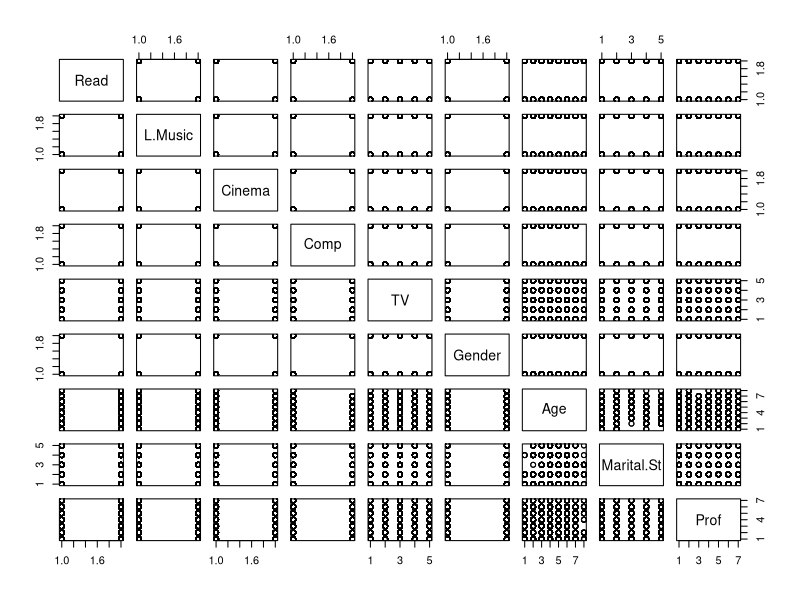
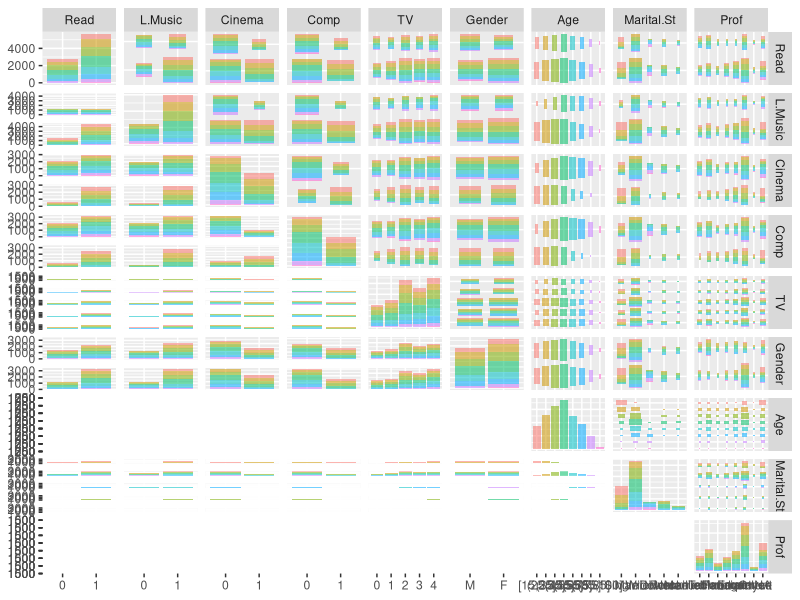
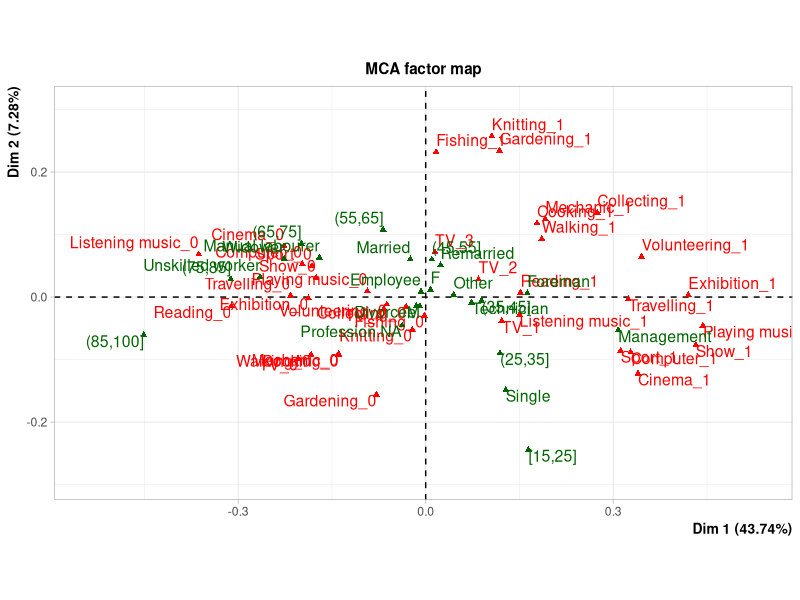
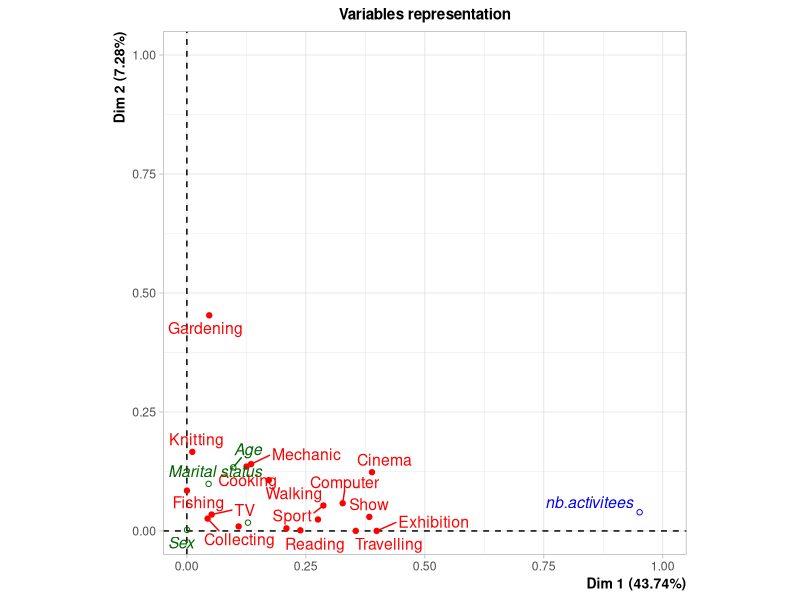
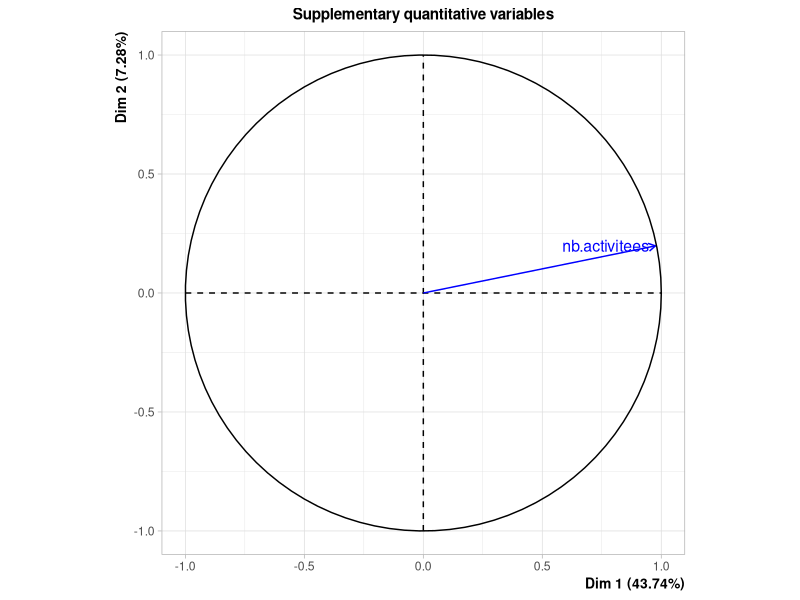
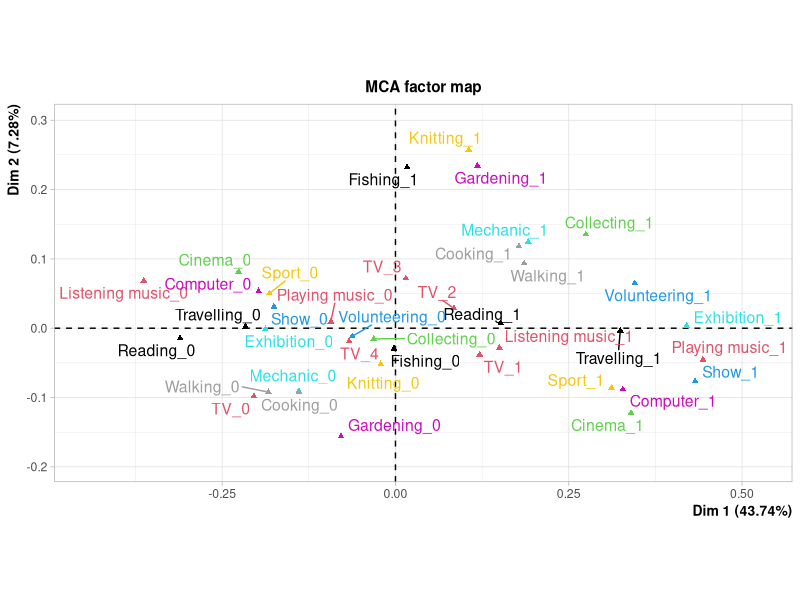
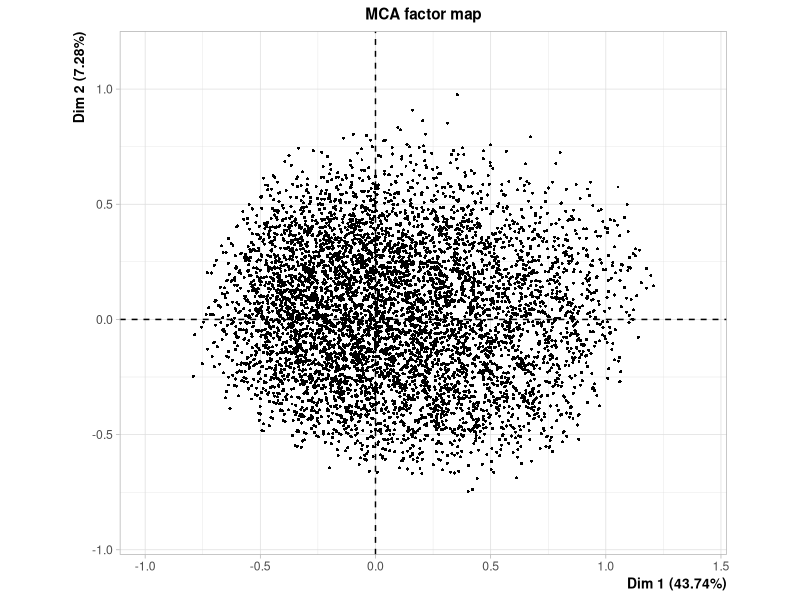
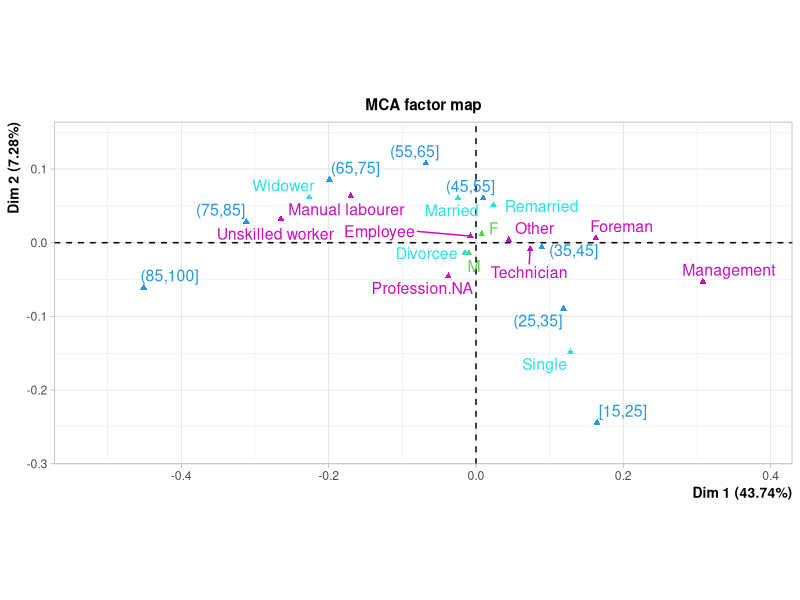

Write R code to recreate these figures, in order.
#Elsa Isabel de Oliveira Marques
#IODS-Final project 
#10/12/2017
#elsa.marques@helsinki.fi

#Define the working directory
setwd("~/Documents/GitHub/IODS-final/data")

#Load data set Da
library(FactoMineR)
data("hobbies")

#Explore the data by exploring summary, dimension and head of the data 
library(dplyr)
summary(hobbies)

dim(hobbies)

head(hobbies)
  
#You can see that some of the variables names are long

#Rename the variables in order to facilitate the analysis of the data
hobbies_ <- hobbies
colnames(hobbies_) <- c("Read", "L.Music", "Cinema", "Show", "Exhib" , "Comp", "Sport", "Walk" , "Travel", "Play.M", "Collect", "Volunteer", "Mech", "Garden", "Knitt", "Cook", "Fish", "TV", "Gender","Age", "Marital.St", "Prof", "N.Act")


#all variables but the nb.activities are presented as factors
#in order to perform the MCA analysis all variables need to be factors 
#nb.activities is transformed to factors 
hobbies_[, "N.Act"] = as.factor(hobbies_[,"N.Act"])
hobbies_
head(hobbies_)

# Make subsets of data according to the type of data

# Define the variable Generic_Hobbies that will include c("Read", "L.Music", "Cinema", "Comp", "TV", "Gender","Age", "Marital.St", "Prof", "N.Act")
Generic_Hobbies <- select(hobbies_, c("Read", "L.Music", "Cinema", "Comp", "TV", "Gender","Age", "Marital.St", "Prof"))

# Define the variable Artistic_Hobbies that will include c("Show", "Exhib", "Play.M", "Collect", "Gender","Age", "Marital.St", "Prof", "N.Act")
Artistic_Hobbies <- select(hobbies_, c("Show", "Exhib", "Play.M", "Collect"))

# Define the variable Sport_Hobbies that will include c("Sport", "Walk" , "Travel", "Fish", "Gender","Age", "Marital.St", "Prof", "N.Act")
Sport_Hobbies <- select(hobbies_, c("Sport", "Walk" , "Travel", "Fish"))

# Define the variable Handcraft_Hobbies that will include c("Mech", "Garden", "Knitt", "Cook")
Handcraft_Hobbies <- select(hobbies_, c("Mech", "Garden", "Knitt", "Cook"))

# Define the variable Charity_Hobbies that will include c("Volunteer")
Charity_Hobbies <- select(hobbies_, c("Volunteer"))

#This new categories include 18 out of the 23 variables;
#Variables like "Gender","Age", "Marital.St", "Prof" are the variables defining the individuals so they were included in all the subsets
#"N.Act" is a quantitative variable


#Graphical visualization of the data
library(GGally)
library(ggplot2)

pairs(Generic_Hobbies, mapping = aes(col = Gender, alpha = 0.3), lower = list(combo = wrap("facethist", bins = 20)))

ggpairs(data = Generic_Hobbies, mapping = aes(col = Age, alpha = 0.3), lower = list(combo = wrap("facethist", bins = 20)))





#Verify how the main dimensions of the data correlate with each other 


## Not run:
res.mca <- MCA(hobbies,quali.sup=19:22,quanti.sup=23,method="Burt")
plot(res.mca,invisible=c("ind","quali.sup"),hab="quali") ### active var. only
plot(res.mca,invisible=c("var","quali.sup"),cex=.5,label="none") ### individuals only
plot(res.mca,invisible=c("ind","var"),hab="quali") ### supp. qualitative var. only
dimdesc(res.mca)
plotellipses(res.mca,keepvar=1:4)


#Explore how the data pairs with each other for better development of study hypothesis

#Calculated correlation matrix and visualize it for better development of study hypothesis
